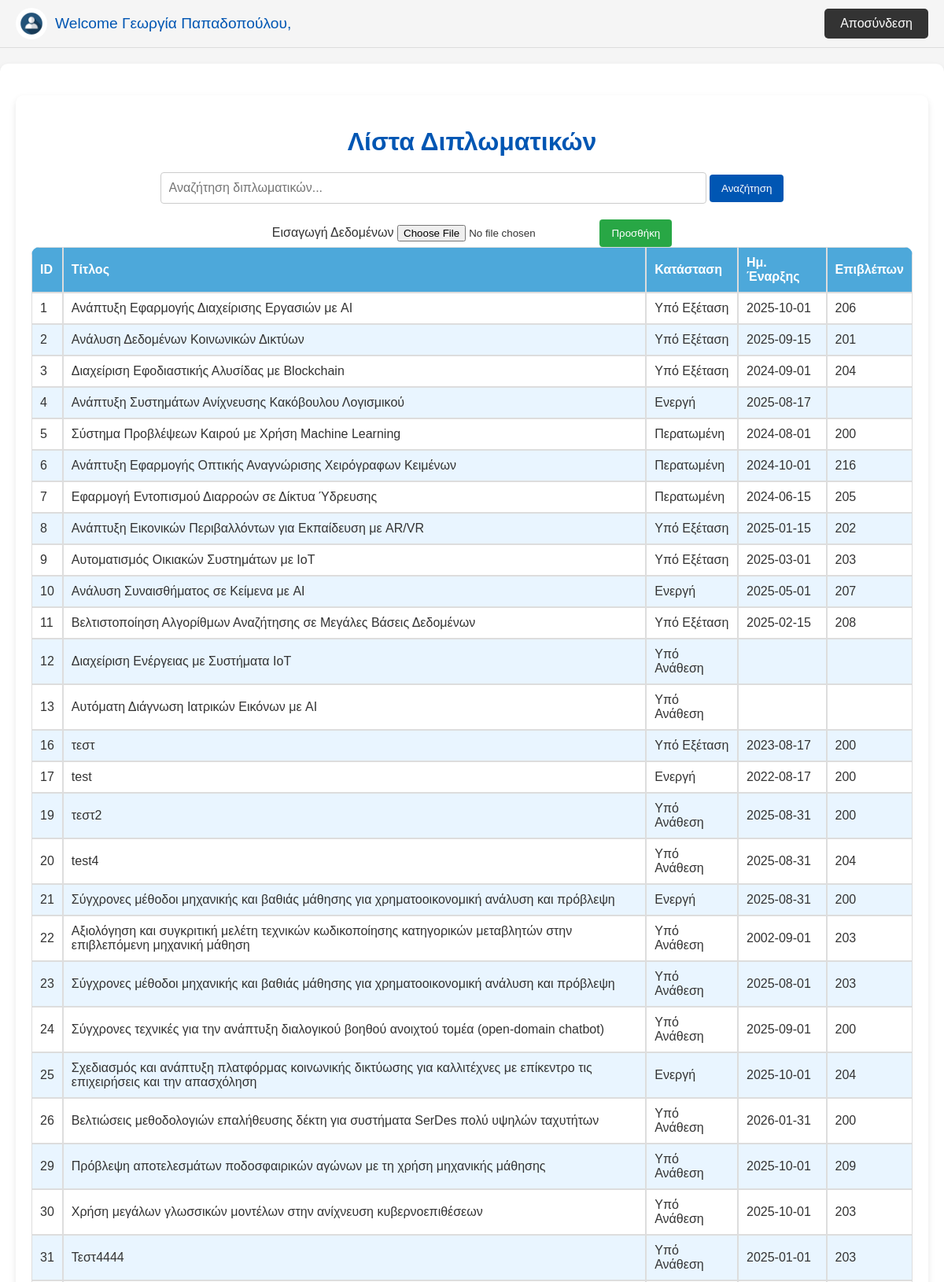
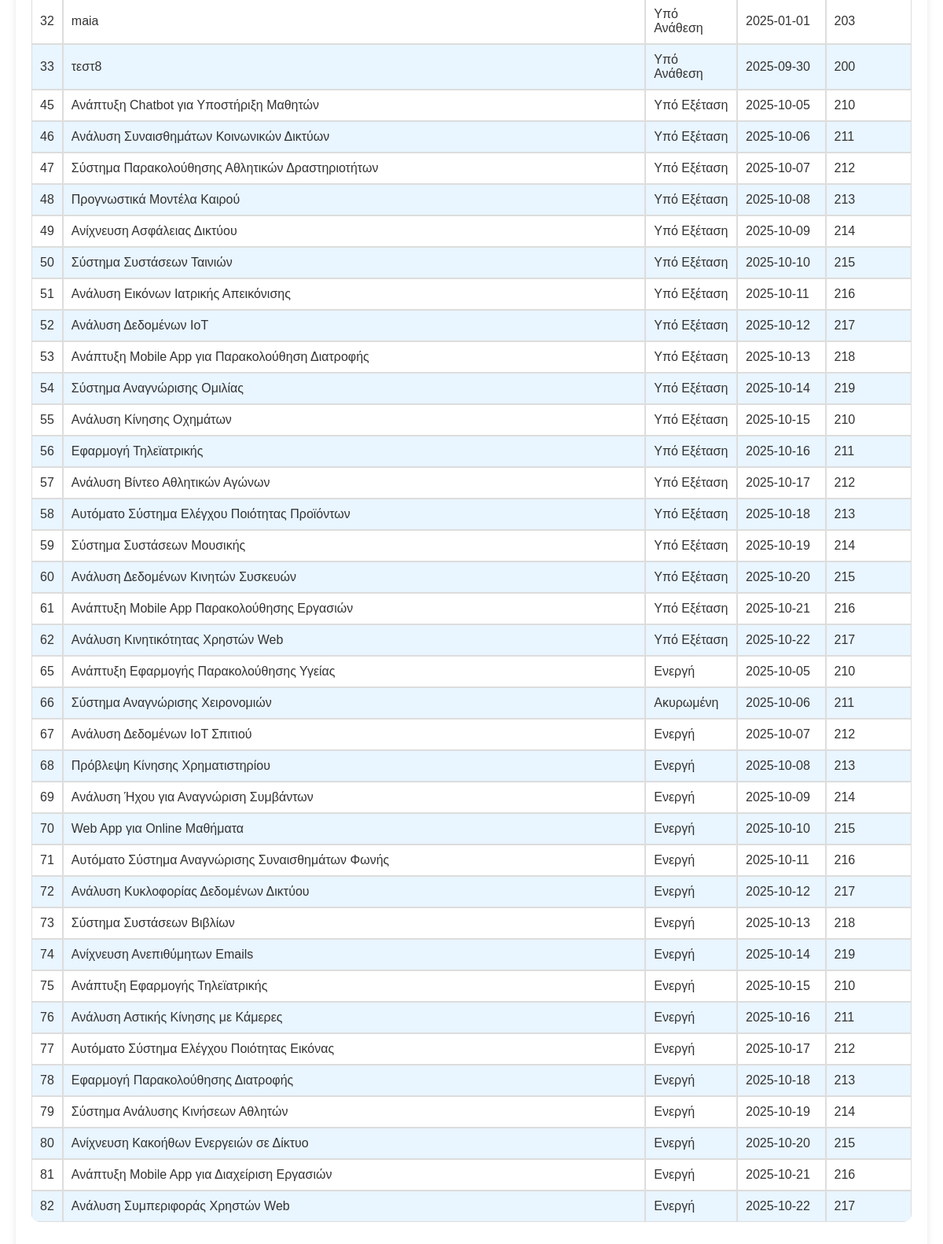
/php_files/grammateia_home.php (signed in), run on an earlier commit of the app's database (2 pictures, top to bottom).
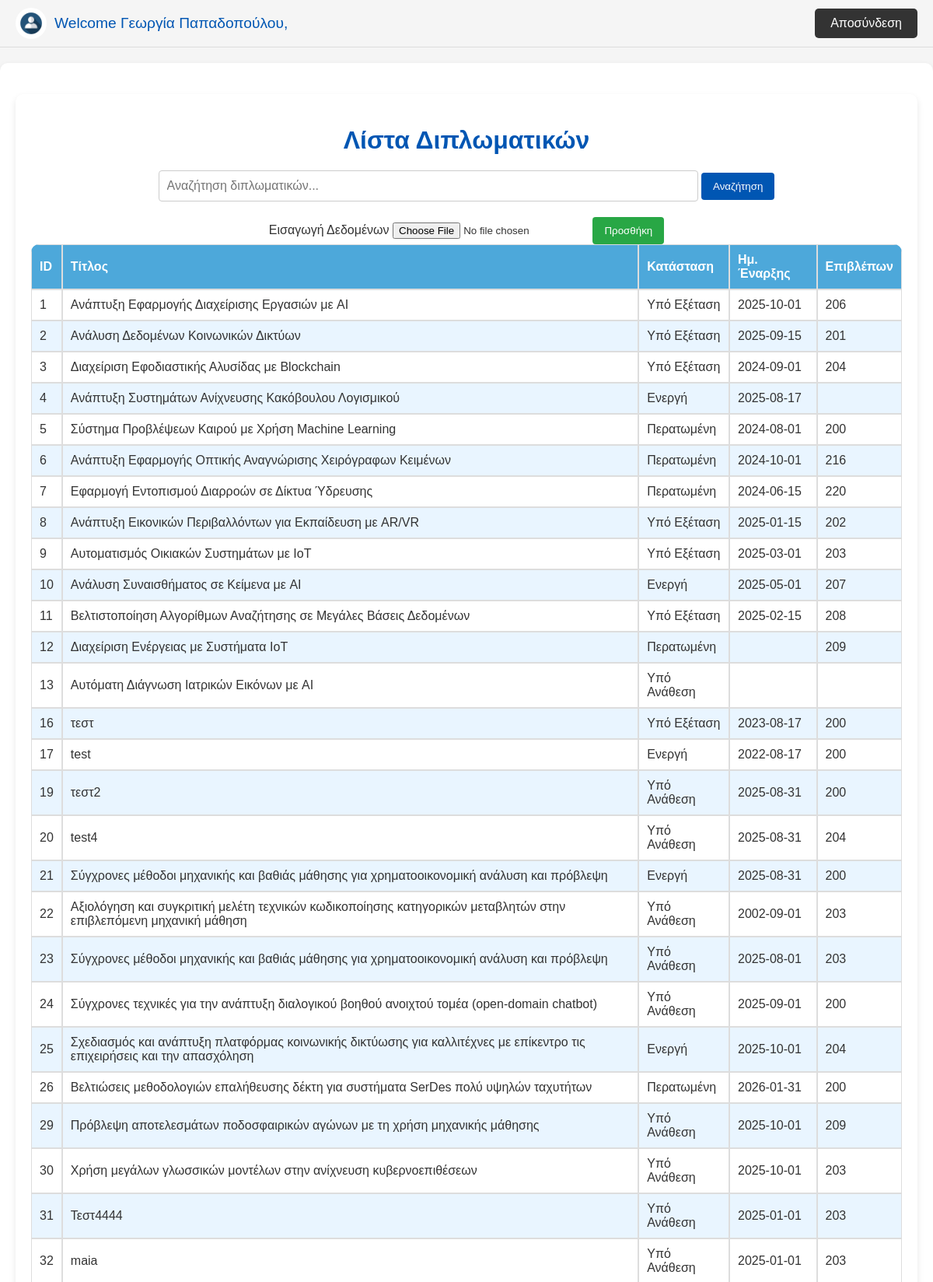
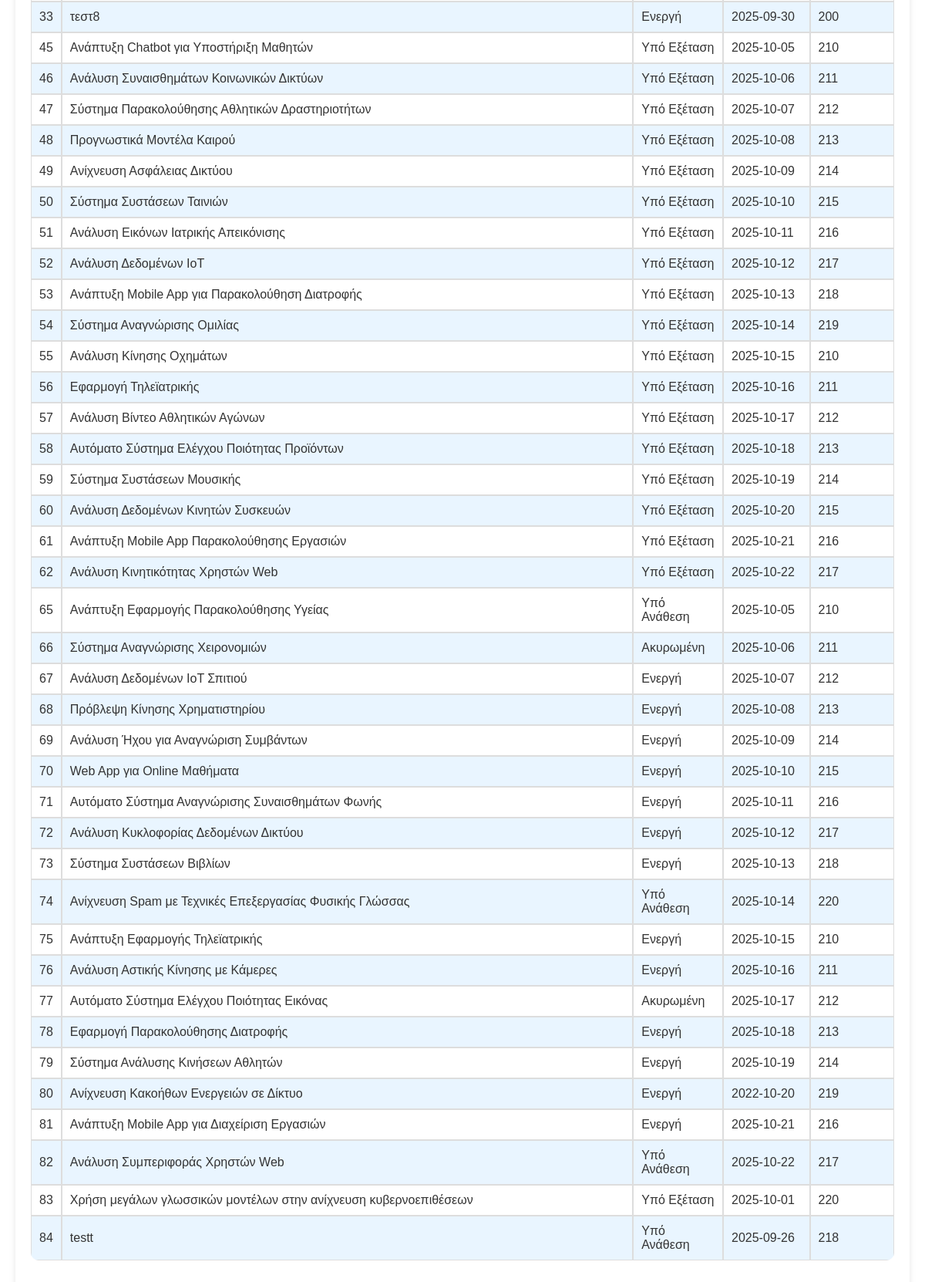
And on a later commit of the database (2 pictures, top to bottom).
### tables this page shows
CREATE TABLE `grammateia` (
  `grammateia_id` int(11) NOT NULL,
  `full_name` varchar(255) NOT NULL,
  `phone` varchar(20) DEFAULT NULL
);

CREATE TABLE `theses` (
  `thesis_id` int(11) NOT NULL,
  `title` varchar(255) NOT NULL,
  `description` text DEFAULT NULL,
  `status` enum('Υπό Ανάθεση','Ενεργή','Υπό Εξέταση','Περατωμένη','Ακυρωμένη') NOT NULL,
  `start_date` date DEFAULT NULL,
  `cancel_gs_year` int(11) DEFAULT NULL,
  `assign_gs_year` int(11) DEFAULT NULL,
  `cancel_gs_number` int(11) DEFAULT NULL,
  `assign_gs_number` int(11) DEFAULT NULL,
  `end_date` date DEFAULT NULL,
  `final_grade` decimal(3,2) DEFAULT NULL,
  `student_id` int(11) DEFAULT NULL,
  `supervisor_id` int(11) DEFAULT NULL,
  `repository_link` varchar(255) DEFAULT NULL,
  `cancellation_reason` text DEFAULT NULL,
  `cancellation_ga_number` varchar(50) DEFAULT NULL,
  `cancellation_ga_year` int(11) DEFAULT NULL,
  `approval_gs_number` varchar(20) DEFAULT NULL,
  `links` longtext DEFAULT '[]' CHECK (json_valid(`links`)),
  `topic_pdf` varchar(255) DEFAULT NULL
);

### php_files/grammateia_home.php (the view, shortened to what this page needs)
<?php
$email = $_SESSION['email'];
$servername = "localhost";
$username_db = "root";
$password_db = "";
$dbname = "vasst";
$conn = new mysqli($servername, $username_db, $password_db, $dbname);
$name = "Χρήστης";
$sql = "SELECT full_name FROM grammateia INNER JOIN users ON grammateia.grammateia_id = users.user_id WHERE users.email = ?";
$stmt = $conn->prepare($sql);
$stmt->bind_param("s", $email);
$stmt->execute();
$result_name = $stmt->get_result();
if ($result_name->num_rows > 0) {
    $row = $result_name->fetch_assoc();
    $name = $row['full_name'];
}
$sql = "SELECT thesis_id, title, status, start_date, supervisor_id
        FROM Theses
        ORDER BY thesis_id ASC";
$result = $conn->query($sql);
$theses = [];
if ($result->num_rows > 0) {
    while ($row = $result->fetch_assoc()) {
        $theses[] = $row;
    }
}
?>
<!DOCTYPE html>
<html lang="el">
<head>
</head>
<body>
<div class="header">
        <a href="profile_edit.php">
            <img src="User_image.png" alt="User Icon">
            <span>Welcome <?php echo htmlspecialchars($name); ?>,</span>
        </a>
        <button class="logout-button" onclick="logout()">Αποσύνδεση</button>
    </div>
    <div class="container">
        <div class="grid">
    <div class="container">
        <h1>Λίστα Διπλωματικών</h1>
       <div class="search-bar">
    <form onsubmit="searchTheses(); return false;">
        <input type="text" id="search" name="search" placeholder="Αναζήτηση διπλωματικών...">
        <button type="button" onclick="searchTheses()">Αναζήτηση</button>
    </form>
</div>
<div class="upload-container">
<form id="uploadForm" enctype="multipart/form-data">
    <label for="json_file">Εισαγωγή Δεδομένων</label>
    <input type="file" id="json_file" name="json_file" accept=".json" required>
    <button type="button" onclick="uploadFile()">Προσθήκη</button>
</form>
        <div class="table-wrapper">
            <table>
                <thead>
                    <tr>
                        <th>ID</th>
                        <th>Τίτλος</th>
                        <th>Κατάσταση</th>
                        <th>Ημ. Έναρξης</th>
                        <th>Επιβλέπων</th>
                    </tr>
                </thead>
                <tbody id="thesisTableBody">
    <?php if (!empty($theses)): ?>
        <?php foreach ($theses as $row): ?>
            <tr onclick="redirectToProcess(<?php echo $row['thesis_id']; ?>)">
                <td><?php echo $row['thesis_id']; ?></td>
                <td><?php echo htmlspecialchars($row['title']); ?></td>
                <td><?php echo htmlspecialchars($row['status']); ?></td>
                <td><?php echo htmlspecialchars($row['start_date']); ?></td>
                <td><?php echo htmlspecialchars($row['supervisor_id']); ?></td>
            </tr>
        <?php endforeach; ?>
    <?php else: ?>
        <tr>
            <td colspan="5" style="text-align: center;">Δεν βρέθηκαν διπλωματικές.</td>
        </tr>
    <?php endif; ?>
</tbody>
            </table>
        </div>
    </div>
</body>
</html>

### php_files/grammateia_home.php (style rules this page uses)
body { font-family: Arial, sans-serif; margin: 0; padding: 0; background-color: #f5f5f5; color: #333; }
.header { display: flex; align-items: center; justify-content: space-between; background-color: #f5f5f5; padding: 10px 20px; border-bottom: 1px solid #ddd; }
.header a { text-decoration: none; display: flex; align-items: center; color: inherit; }
.header img { width: 40px; height: 40px; border-radius: 50%; margin-right: 10px; cursor: pointer; }
.header span { font-size: 1.2rem; color: #0056b3; }
.container { margin: 20px auto; padding: 20px; max-width: 1200px; background-color: #fff; border-radius: 10px; box-shadow: 0 4px 8px rgba(0, 0, 0, 0.1); }
h1 { text-align: center; color: #0056b3; margin-bottom: 20px; }
.search-bar { text-align: center; margin-bottom: 20px; }
.search-bar input { padding: 10px; width: 60%; border: 1px solid #ccc; border-radius: 4px; font-size: 1rem; }
.search-bar button { padding: 10px 15px; background-color: #0056b3; color: white; border: none; border-radius: 4px; cursor: pointer; }
.upload-container { text-align: center; margin: 10px 0; }
.upload-container button { padding: 10px 15px; background-color: #28a745; color: white; border: none; border-radius: 4px; cursor: pointer; }
.table-wrapper { overflow-x: auto; }
table { width: 100%; border-collapse: separate; border-spacing: 0; border-radius: 10px; overflow: hidden; margin-bottom: 20px; }
table th, table td { padding: 10px; text-align: left; border: 1px solid #ddd; }
table th { background-color: #4da8da; color: white; }
table tr:nth-child(even) { background-color: #e9f5ff; }
.logout-button { background-color: #333; color: white; padding: 10px 20px; border: none; border-radius: 5px; cursor: pointer; font-size: 1rem; transition: background-color 0.3s ease; }

What changed in the data, as far as the page shows it:
changed theses "Εφαρμογή Εντοπισμού Διαρροών σε Δίκτυα Ύδρευσης": supervisor "205" → "220"
changed theses "Διαχείριση Ενέργειας με Συστήματα IoT": status "Υπό Ανάθεση" → "Περατωμένη"; supervisor (not shown) → "209"
changed theses id 26: status "Υπό Ανάθεση" → "Περατωμένη"
changed theses "τεστ8": status "Υπό Ανάθεση" → "Ενεργή"
changed theses "Ανάπτυξη Εφαρμογής Παρακολούθησης Υγείας": status "Ενεργή" → "Υπό Ανάθεση"
changed theses id 74: title "Ανίχνευση Ανεπιθύμητων Emails" → "Ανίχνευση Spam με Τεχνικές Επεξεργασίας Φυσικής Γλώσσας"; status "Ενεργή" → "Υπό Ανάθεση"; supervisor "219" → "220"
changed theses "Αυτόματο Σύστημα Ελέγχου Ποιότητας Εικόνας": status "Ενεργή" → "Ακυρωμένη"
changed theses "Ανίχνευση Κακοήθων Ενεργειών σε Δίκτυο": start_date "2025-10-20" → "2022-10-20"; supervisor "215" → "219"
changed theses "Ανάλυση Συμπεριφοράς Χρηστών Web": status "Ενεργή" → "Υπό Ανάθεση"
added theses: thesis_id "83", title "Χρήση μεγάλων γλωσσικών μοντέλων στην ανίχνευση κυβερνοεπιθέσεων", status "Υπό Εξέταση", start_date "2025-10-01", supervisor "220"
added theses: thesis_id "84", title "testt", status "Υπό Ανάθεση", start_date "2025-09-26", supervisor "218"
